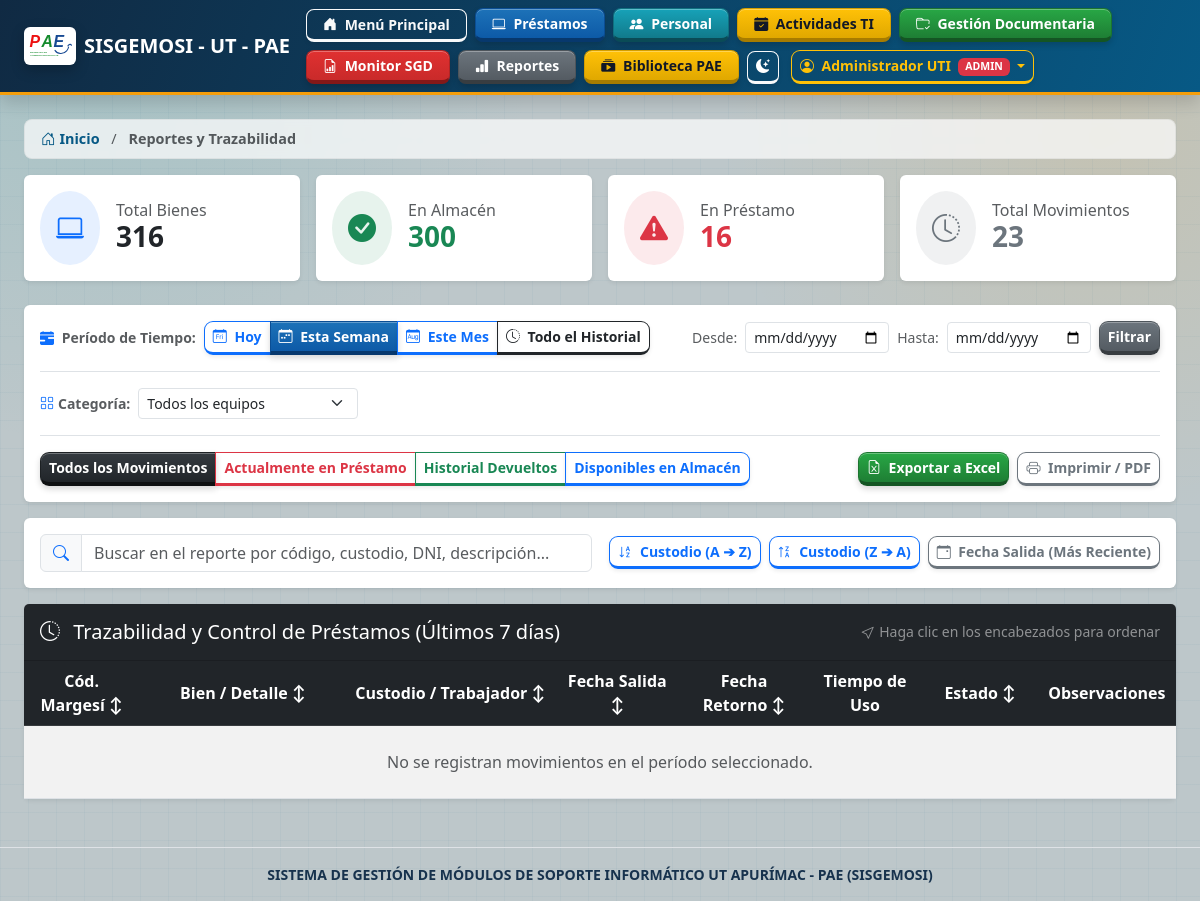
Page /reportes?categoria=TODAS&estado=TODOS&periodo=SEMANA (signed in) on the earlier database version.
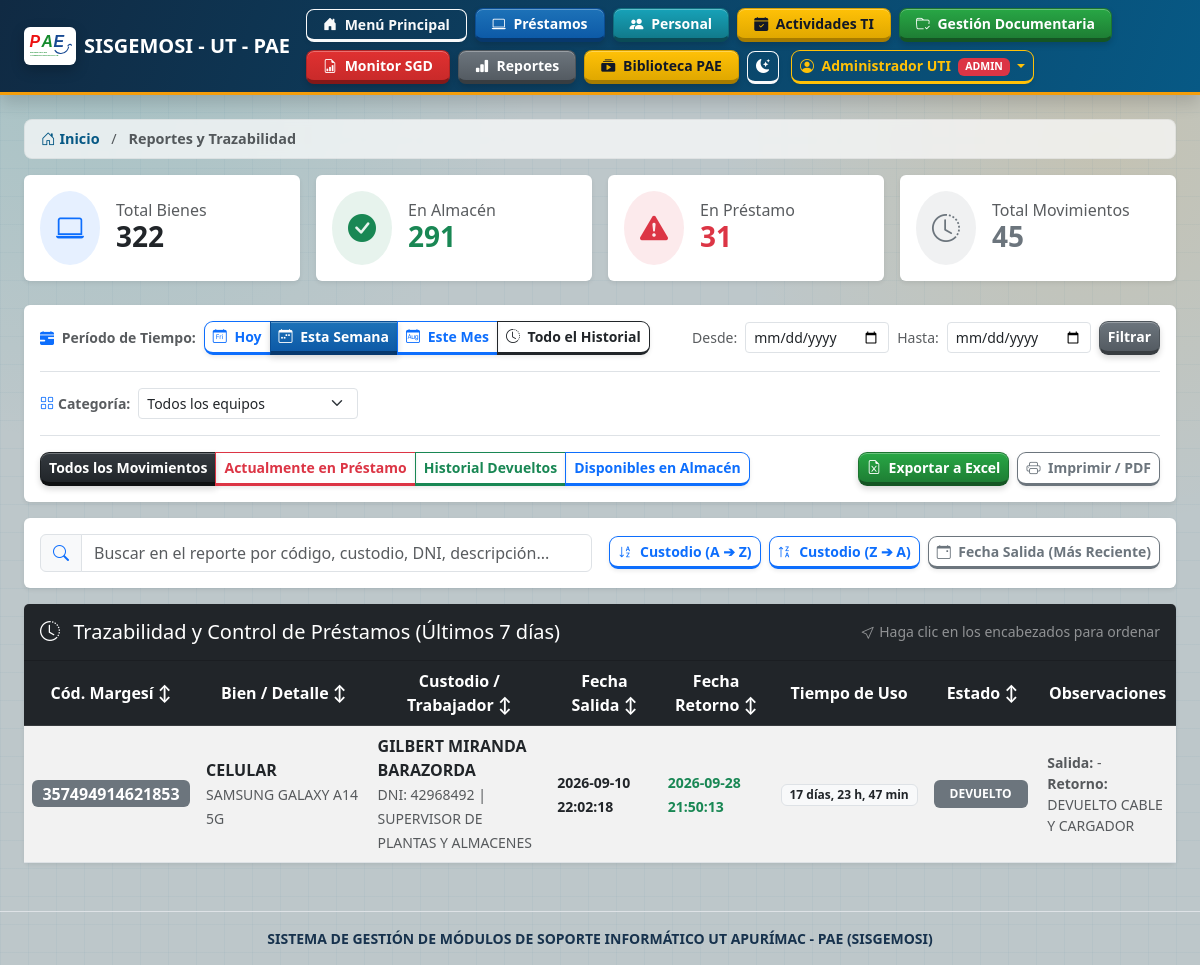
Same page on the later database version.
### tables this page shows
CREATE TABLE prestamos (
        id INTEGER PRIMARY KEY AUTOINCREMENT,
        equipo_id INTEGER NOT NULL,
        trabajador_id INTEGER NOT NULL,
        fecha_prestamo DATETIME DEFAULT CURRENT_TIMESTAMP,
        fecha_devolucion DATETIME NULL,
        estado TEXT DEFAULT 'ACTIVO',
        observaciones_entrega TEXT,
        observaciones_devolucion TEXT,
        archivo_acta_entrega TEXT,
        archivo_acta_recepcion TEXT,
        FOREIGN KEY (equipo_id) REFERENCES equipos (id),
        FOREIGN KEY (trabajador_id) REFERENCES trabajadores (id)
    );

CREATE TABLE equipos (
        id INTEGER PRIMARY KEY AUTOINCREMENT,
        codigo_interno TEXT UNIQUE NOT NULL,
        tipo_equipo TEXT NOT NULL,
        marca TEXT,
        modelo TEXT,
        numero_serie TEXT,
        imei_1 TEXT,
        imei_2 TEXT,
        numero_linea TEXT,
        accesorios TEXT,
        estado TEXT DEFAULT 'EN ALMACEN'
    , categoria TEXT DEFAULT 'INFORMATICOS', codigo_margesi TEXT, descripcion TEXT, serie_medidas TEXT, estado_conservacion TEXT DEFAULT 'BUENO', color TEXT, sede TEXT DEFAULT 'ABANCAY', valor_inicial TEXT, valor_neto TEXT, observaciones TEXT, celular_institucional TEXT, nivel_ubicacion TEXT, ambiente_ubicacion TEXT);

CREATE TABLE trabajadores (
        id INTEGER PRIMARY KEY AUTOINCREMENT,
        dni TEXT UNIQUE NOT NULL,
        nombres TEXT,
        apellido_paterno TEXT,
        apellido_materno TEXT,
        cargo TEXT,
        correo_personal TEXT,
        correo_institucional TEXT,
        tipo_contrato TEXT,
        telefono TEXT,
        fecha_nacimiento TEXT
    , celular_institucional TEXT, activo INTEGER NOT NULL DEFAULT 1);

### app.py (the view)
@app.route("/reportes")
@permiso_requerido("reportes", "ver")
@login_required
def ver_reportes():
    filtro_estado = request.args.get("estado", "TODOS")
    categoria = request.args.get("categoria", "TODAS").upper()
    if categoria not in ["TODAS", "MOVILES", "TOKENS", "INFORMATICOS", "MOBILIARIO"]:
        categoria = "TODAS"
    periodo = request.args.get("periodo", "TODOS").upper()
    f_desde = request.args.get("desde", "")
    f_hasta = request.args.get("hasta", "")
    conn = get_db()
    cursor = conn.cursor()
    categoria_where = "" if categoria == "TODAS" else " AND categoria = ?"
    categoria_param = [] if categoria == "TODAS" else [categoria]
    total_equipos = cursor.execute(
        "SELECT COUNT(*) FROM equipos WHERE categoria IN ('MOVILES', 'TOKENS', 'INFORMATICOS', 'MOBILIARIO')" + categoria_where,
        categoria_param
    ).fetchone()[0]
    total_almacen = cursor.execute(
        "SELECT COUNT(*) FROM equipos WHERE estado = 'EN ALMACEN' AND categoria IN ('MOVILES', 'TOKENS', 'INFORMATICOS', 'MOBILIARIO')" + categoria_where,
        categoria_param
    ).fetchone()[0]
    total_prestamo = cursor.execute(
        "SELECT COUNT(*) FROM equipos WHERE estado = 'EN PRESTAMO' AND categoria IN ('MOVILES', 'TOKENS', 'INFORMATICOS', 'MOBILIARIO')" + categoria_where,
        categoria_param
    ).fetchone()[0]
    total_historico_query = "SELECT COUNT(*) FROM prestamos p JOIN equipos e ON p.equipo_id = e.id"
    if categoria != "TODAS":
        total_historico_query += " WHERE e.categoria = ?"
    total_historico = cursor.execute(total_historico_query, categoria_param).fetchone()[0]
    base_query = """
    SELECT
        p.id AS prestamo_id,
        p.fecha_prestamo,
        p.fecha_devolucion,
        p.estado AS estado_prestamo,
        p.observaciones_entrega,
        p.observaciones_devolucion,
        p.archivo_acta_entrega,
        e.codigo_margesi,
        e.categoria,
        e.descripcion,
        e.marca,
        e.modelo,
        e.serie_medidas,
        t.dni AS trabajador_dni,
        (t.nombres || ' ' || t.apellido_paterno || ' ' || t.apellido_materno) AS trabajador_nombre,
        t.cargo AS trabajador_cargo,
        t.telefono AS trabajador_telefono
    FROM prestamos p
    JOIN equipos e ON p.equipo_id = e.id
    JOIN trabajadores t ON p.trabajador_id = t.id
    WHERE 1=1
    """
    params = []
    if categoria != "TODAS":
        base_query += " AND e.categoria = ?"
        params.append(categoria)
    if filtro_estado == "EN_PRESTAMO":
        base_query += " AND p.estado = 'ACTIVO'"
    elif filtro_estado == "DEVUELTOS":
        base_query += " AND p.estado = 'DEVUELTO'"
    if periodo == "HOY":
        base_query += " AND (date(p.fecha_prestamo) = date('now', 'localtime') OR date(p.fecha_devolucion) = date('now', 'localtime'))"
    elif periodo == "SEMANA":
        base_query += " AND (date(p.fecha_prestamo) >= date('now', '-7 days', 'localtime') OR date(p.fecha_devolucion) >= date('now', '-7 days', 'localtime'))"
    elif periodo == "MES":
        base_query += " AND (strftime('%Y-%m', p.fecha_prestamo) = strftime('%Y-%m', 'now', 'localtime') OR strftime('%Y-%m', p.fecha_devolucion) = strftime('%Y-%m', 'now', 'localtime'))"
    elif periodo == "RANGO" and f_desde and f_hasta:
        base_query += " AND date(p.fecha_prestamo) BETWEEN ? AND ?"
        params.extend([f_desde, f_hasta])
    base_query += " ORDER BY p.fecha_prestamo DESC, p.id DESC"
    movimientos = cursor.execute(base_query, params).fetchall()
    equipos_almacen = cursor.execute("""
        SELECT * FROM equipos
        WHERE estado = 'EN ALMACEN' AND categoria IN ('MOVILES', 'TOKENS', 'INFORMATICOS', 'MOBILIARIO')
    """ + categoria_where + " ORDER BY codigo_margesi ASC", categoria_param).fetchall()
    conn.close()
    return render_template("reportes.html",
                           movimientos=movimientos,
                           equipos_almacen=equipos_almacen,
                           filtro_estado=filtro_estado,
                           categoria=categoria,
                           periodo=periodo,
                           f_desde=f_desde,
                           f_hasta=f_hasta,
                           total_equipos=total_equipos,
                           total_almacen=total_almacen,
                           total_prestamo=total_prestamo,
                           total_historico=total_historico)

### app.py (called while the page is built, shortened)
def obtener_token_csrf():
    if "csrf_token" not in session:
        session["csrf_token"] = secrets.token_urlsafe(32)
    return session["csrf_token"]

@app.before_request
def proteger_formularios():
    if request.method != "POST" or request.endpoint in {"static", "login"}:
        return None
    token_formulario = request.form.get("csrf_token", "")
    token_sesion = session.get("csrf_token", "")
    if not token_sesion or not token_formulario or not hmac.compare_digest(token_formulario, token_sesion):
        return "Solicitud no válida.", 400
    return None

@app.after_request
def agregar_cabeceras_seguridad(response):
    response.headers.setdefault("X-Content-Type-Options", "nosniff")
    response.headers.setdefault("X-Frame-Options", "DENY")
    response.headers.setdefault("Referrer-Policy", "strict-origin-when-cross-origin")
    response.headers.setdefault("Permissions-Policy", "camera=(), microphone=(), geolocation=()")
    if PRODUCTION_MODE:
        response.headers.setdefault("Strict-Transport-Security", "max-age=31536000; includeSubDomains")
    return response

def usuario_tiene_permiso(modulo, accion):
    if session.get("rol") == "ADMIN":
        return True

### templates/reportes.html (shortened to what the changed rows need)
{% extends "base.html" %}
{% block content %}
<div class="row g-3 mb-4 no-print">
    <div class="col-md-3">
        <div class="card shadow-sm border-0 bg-white">
            <div class="card-body d-flex align-items-center">
                <div>
                    <h6 class="text-muted mb-0">Total Bienes</h6>
                    <h3 class="fw-bold mb-0">{{ total_equipos }}</h3>
                </div>
            </div>
        </div>
    </div>
    <div class="col-md-3">
        <div class="card shadow-sm border-0 bg-white">
            <div class="card-body d-flex align-items-center">
                <div>
                    <h6 class="text-muted mb-0">En Almacén</h6>
                    <h3 class="fw-bold mb-0 text-success">{{ total_almacen }}</h3>
                </div>
            </div>
        </div>
    </div>
    <div class="col-md-3">
        <div class="card shadow-sm border-0 bg-white">
            <div class="card-body d-flex align-items-center">
                <div>
                    <h6 class="text-muted mb-0">En Préstamo</h6>
                    <h3 class="fw-bold mb-0 text-danger">{{ total_prestamo }}</h3>
                </div>
            </div>
        </div>
    </div>
    <div class="col-md-3">
        <div class="card shadow-sm border-0 bg-white">
            <div class="card-body d-flex align-items-center">
                <div>
                    <h6 class="text-muted mb-0">Total Movimientos</h6>
                    <h3 class="fw-bold mb-0 text-secondary">{{ total_historico }}</h3>
                </div>
            </div>
        </div>
    </div>
</div>
<div class="card shadow-sm border-0">
    <div class="card-body p-0">
        <div class="table-responsive">
            {% if filtro_estado == 'EN_ALMACEN' %}
            <table class="table table-hover table-striped align-middle mb-0">
                <thead class="table-dark">
                    <tr>
                        <th class="sortable-header" onclick="ordenarColumnaReporte(0)" style="width: 12%;"><i class="bi bi-upc-scan me-1"></i>Cód. Margesí <span id="sortRep0">↕</span></th>
                        <th class="sortable-header" onclick="ordenarColumnaReporte(1)" style="width: 14%;"><i class="bi bi-grid me-1"></i>Categoría <span id="sortRep1">↕</span></th>
                        <th class="sortable-header" onclick="ordenarColumnaReporte(2)" style="width: 24%;"><i class="bi bi-card-text me-1"></i>Descripción <span id="sortRep2">↕</span></th>
                        <th class="sortable-header" onclick="ordenarColumnaReporte(3)" style="width: 16%;"><i class="bi bi-tag me-1"></i>Marca / Modelo <span id="sortRep3">↕</span></th>
                        <th class="sortable-header" onclick="ordenarColumnaReporte(4)" style="width: 14%;"><i class="bi bi-hash me-1"></i>N° Serie / Medidas <span id="sortRep4">↕</span></th>
                        <th style="width: 10%;"><i class="bi bi-activity me-1"></i>Estado</th>
                    </tr>
                </thead>
                <tbody id="tbodyReportes">
                    {% for eq in equipos_almacen %}
                    <tr>
                        <td><span class="badge bg-secondary fs-6">{{ eq.codigo_margesi }}</span></td>
                        <td><span class="badge bg-primary bg-opacity-10 text-primary">{{ eq.categoria }}</span></td>
                        <td class="fw-bold">{{ eq.descripcion }}</td>
                        <td>{{ eq.marca }} {{ eq.modelo }}</td>
                        <td><small class="fw-bold">{{ eq.serie_medidas or '-' }}</small></td>
                        <td><span class="badge badge-almacen text-white px-3 py-2">EN ALMACÉN</span></td>
                    </tr>
                    {% endfor %}
                </tbody>
            </table>
            {% else %}
            <table class="table table-hover table-striped align-middle mb-0">
                <thead class="table-dark">
                    <tr>
                        <th class="sortable-header" onclick="ordenarColumnaReporte(0)" style="width: 10%;">Cód. Margesí <span id="sortRep0">↕</span></th>
                        <th class="sortable-header" onclick="ordenarColumnaReporte(1)" style="width: 18%;">Bien / Detalle <span id="sortRep1">↕</span></th>
                        <th class="sortable-header" onclick="ordenarColumnaReporte(2)" style="width: 18%;">Custodio / Trabajador <span id="sortRep2">↕</span></th>
                        <th class="sortable-header" onclick="ordenarColumnaReporte(3)" style="width: 11%;">Fecha Salida <span id="sortRep3">↕</span></th>
                        <th class="sortable-header" onclick="ordenarColumnaReporte(4)" style="width: 11%;">Fecha Retorno <span id="sortRep4">↕</span></th>
                        <th style="width: 10%;">Tiempo de Uso</th>
                        <th class="sortable-header" onclick="ordenarColumnaReporte(6)" style="width: 10%;">Estado <span id="sortRep6">↕</span></th>
                        <th style="width: 12%;">Observaciones</th>
                    </tr>
                </thead>
                <tbody id="tbodyReportes">
                    {% for m in movimientos %}
                    <tr>
                        <td><span class="badge bg-secondary fs-6">{{ m.codigo_margesi }}</span></td>
                        <td>
                            <div class="fw-bold">{{ m.descripcion }}</div>
                            <small class="text-muted">{{ m.marca }} {{ m.modelo }}</small>
                        </td>
                        <td>
                            <div class="fw-bold">{{ m.trabajador_nombre }}</div>
                            <small class="text-muted">DNI: {{ m.trabajador_dni }} | {{ m.trabajador_cargo }}</small>
                        </td>
                        <td><small class="fw-bold text-dark">{{ m.fecha_prestamo }}</small></td>
                        <td>
                            {% if m.fecha_devolucion %}
                                <small class="text-success fw-bold">{{ m.fecha_devolucion }}</small>
                            {% else %}
                                <span class="badge bg-warning text-dark">En Custodia</span>
                            {% endif %}
                        </td>
                        <td>
                            <span class="badge bg-light text-dark border">{{ calcular_duracion(m.fecha_prestamo, m.fecha_devolucion) }}</span>
                        </td>
                        <td>
                            {% if m.estado_prestamo == 'ACTIVO' %}
                                <span class="badge badge-prestamo text-white px-3 py-2">EN PRÉSTAMO</span>
                            {% else %}
                                <span class="badge bg-secondary text-white px-3 py-2">DEVUELTO</span>
                            {% endif %}
                        </td>
                        <td>
                            <small class="d-block text-muted"><strong>Salida:</strong> {{ m.observaciones_entrega or '-' }}</small>
                            {% if m.observaciones_devolucion %}
                            <small class="d-block text-muted"><strong>Retorno:</strong> {{ m.observaciones_devolucion }}</small>
                            {% endif %}
                        </td>
                    </tr>
                    {% endfor %}
                    {% if not movimientos %}
                    <tr id="filaSinReportes">
                        <td colspan="8" class="text-center py-4 text-muted">No se registran movimientos en el período seleccionado.</td>
                    </tr>
                    {% endif %}
                </tbody>
            </table>
            {% endif %}
        </div>
    </div>
</div>
{% endblock %}

Differences in the rows shown:
added prestamos: codigo_margesi "357494914621853", descripcion "CELULAR", marca "SAMSUNG", modelo "GALAXY A14 5G", trabajador_nombre "GILBERT MIRANDA BARAZORDA", trabajador_dni "42968492", trabajador_cargo "SUPERVISOR DE PLANTAS Y ALMACENES", fecha_prestamo "2026-09-10 22:02:18", fecha_devolucion "2026-09-28 21:50:13", fecha_prestamo+fecha_devolucion "17 días, 23 h, 47 min", estado "DEVUELTO", observaciones_entrega "-", observaciones_devolucion "DEVUELTO CABLE Y CARGADOR"
Other differences:
{{ total_equipos }}: "316" → "322"
{{ total_almacen }}: "300" → "291"
{{ total_prestamo }}: "16" → "31"
{{ total_historico }}: "23" → "45"
text no longer shown: "No se registran movimientos en el período seleccionado."
